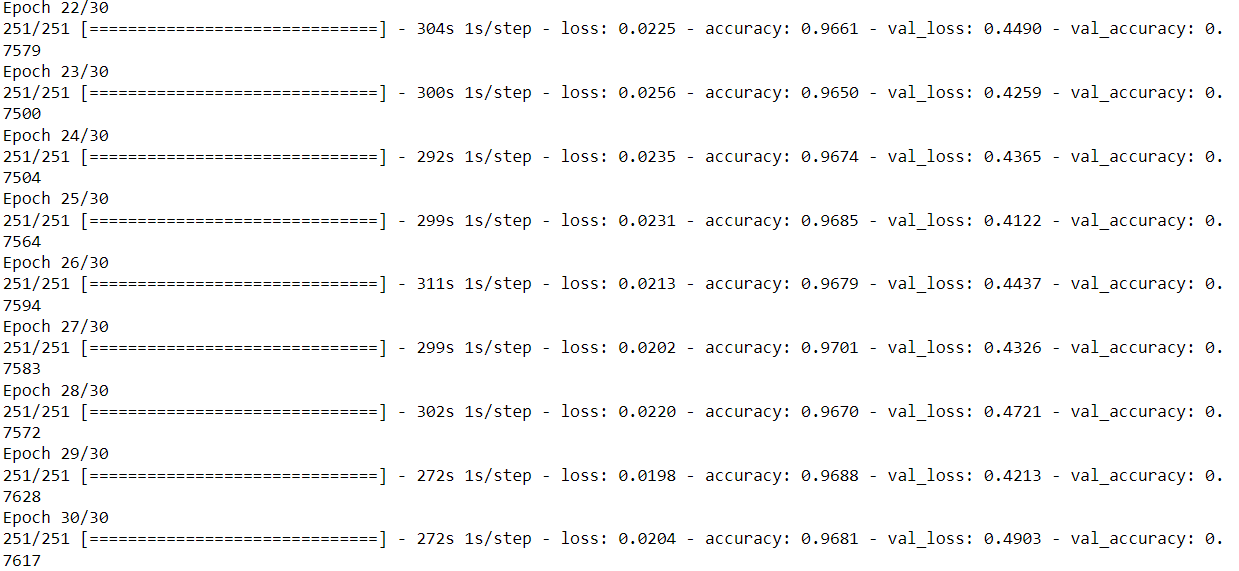
#> input picture PictureRecognition/epochs.png, 1239 x 571 px
$ python -i get_divided_symbols.py   (imports and definitions only)   (older library calls are emulated)
#> lines starting #> are read from the running program, lines starting #| are printed output that depends on the picture; after the words box and inside, x2 and y2 are one past the last pixel; in counts of white or black regions, pixels touching at a corner belong together
import cv2

def get_divided_symbols(image_file: str):
#> called with image_file = '../PictureRecognition/epochs.png'
    image = cv2.imread(image_file)
#> image is the input picture: shape (571, 1239, 3); mean B, G, R 246.2, 246.2, 246.2
    result = image.copy()

    # переводить зображення в чорнобілий формат
    gray = cv2.cvtColor(result, cv2.COLOR_BGR2GRAY)
    # переводить кожен піксель який темніший за 0 в колір cv2.THRESH_BINARY_INV + cv2.THRESH_OTSU
    # це дає можливість відслідкувати малі помітки які можуть бути важливими при розпізнанні символів
    # а те що світліше в 255 - білий
    thresh = cv2.threshold(gray, 0, 255, cv2.THRESH_BINARY_INV + cv2.THRESH_OTSU)[1]
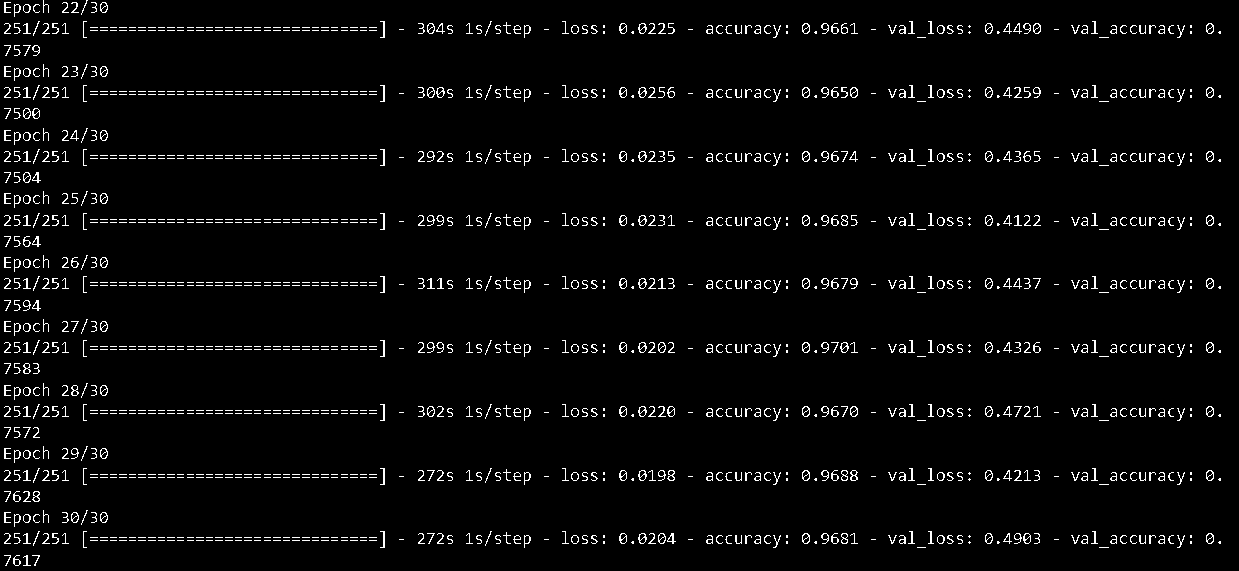
#> thresh: shape (571, 1239); 3.6% white in thin lines or dots

    # знаходить контури для кожного символа тексту
    # параметри (картинка, режим групування, режим упакування)
    # cv2.RETR_EXTERNAL - видає лише зовнішні контури символа
    # cv2.CHAIN_APPROX_SIMPLE - склеєює всі горизонтальні, вертикальні і діагональні контури
    # контури це список всіх найдених контурів, який представляється в вигляді вектора
    changed, contours, hierarchy = cv2.findContours(thresh, cv2.RETR_EXTERNAL, cv2.CHAIN_APPROX_SIMPLE)
#> contours = 1431 contours, 1189 with area under 20; largest, box (x1, y1, x2, y2) and area: (1206, 533, 1214, 544) 62, (802, 533, 810, 544) 62, (1206, 470, 1214, 481) 62, (802, 470, 810, 481) 62, (1206, 406, 1214, 417) 62
    color_line = (34, 139, 34)
    width_line = 1
    for c in contours:
        x, y, w, h = cv2.boundingRect(c)
        cv2.rectangle(result, (x, y), (x + w, y + h), color_line, width_line)
#> this loop made 1431 passes
#> (c, x, y, w, h) on passes 5, 6, 8: ([[1099, 547], [1108, 547]], 1099, 547, 10, 1), ([[917, 547], [925, 547]], 917, 547, 9, 1), ([[1190, 541], [1190, 543], [1191, 543], [1191, 541]], 1190, 541, 2, 3)
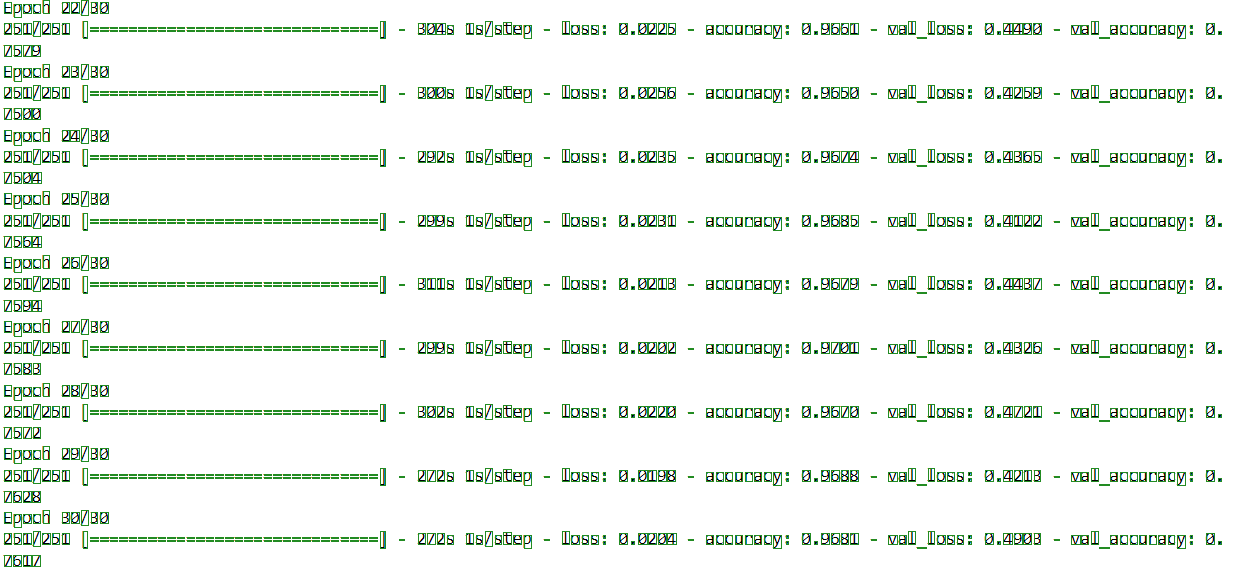
#> result: shape (571, 1239, 3); 5.27% of pixels changed, all inside (x1, y1, x2, y2) = (4, 0, 1222, 567)

    cv2.imshow('Image', image)
    cv2.imshow('Gray', gray)
    cv2.imshow('Thresh', thresh)
    cv2.imshow('Divided', result)

    cv2.waitKey()

>>> result = get_divided_symbols('../PictureRecognition/epochs.png')

$ run again, on PictureRecognition/loos-acc.png
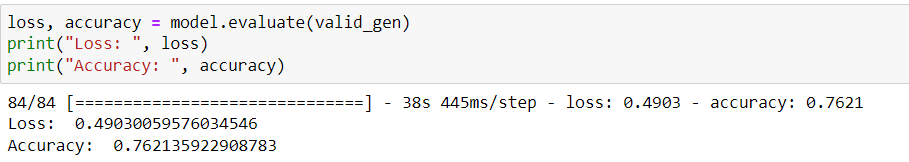
#> input picture PictureRecognition/loos-acc.png, 909 x 162 px
#> in get_divided_symbols, image is the input picture: shape (162, 909, 3); mean B, G, R 242, 242.1, 242.3
#> in get_divided_symbols, `thresh = cv2.threshold(gray, 0, 255, cv2.THRESH_BINARY_INV + cv2.THRES..`:
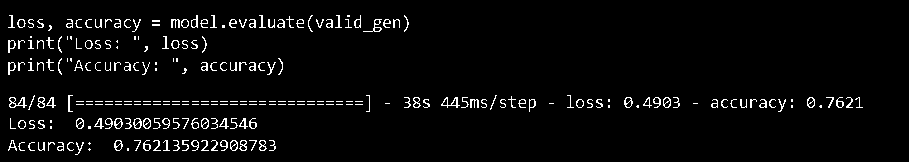
#> thresh: shape (162, 909); 3.8% white in thin lines or dots, all inside (x1, y1, x2, y2) = (8, 15, 863, 155)
#> contours = 255 contours, 195 with area under 20; largest, box (x1, y1, x2, y2) and area: (9, 97, 27, 108) 90, (441, 97, 460, 108) 71, (133, 118, 142, 129) 65, (114, 140, 123, 151) 64, (114, 118, 123, 129) 64
#> the loop in get_divided_symbols, `for c in contours:` made 255 passes
#> (x, y, w, h) on passes 4 to 6: (75, 142, 9, 13), (67, 142, 7, 9), (57, 142, 7, 9)
#> after the loop in get_divided_symbols, `for c in contours:`:
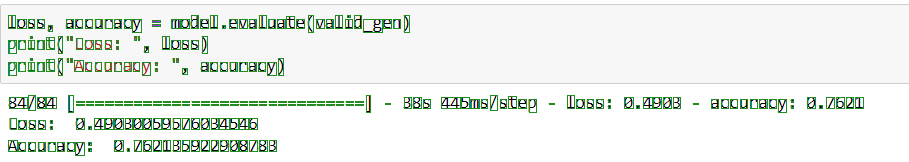
#> result: shape (162, 909, 3); 4.93% of pixels changed, all inside (x1, y1, x2, y2) = (8, 15, 864, 156)
